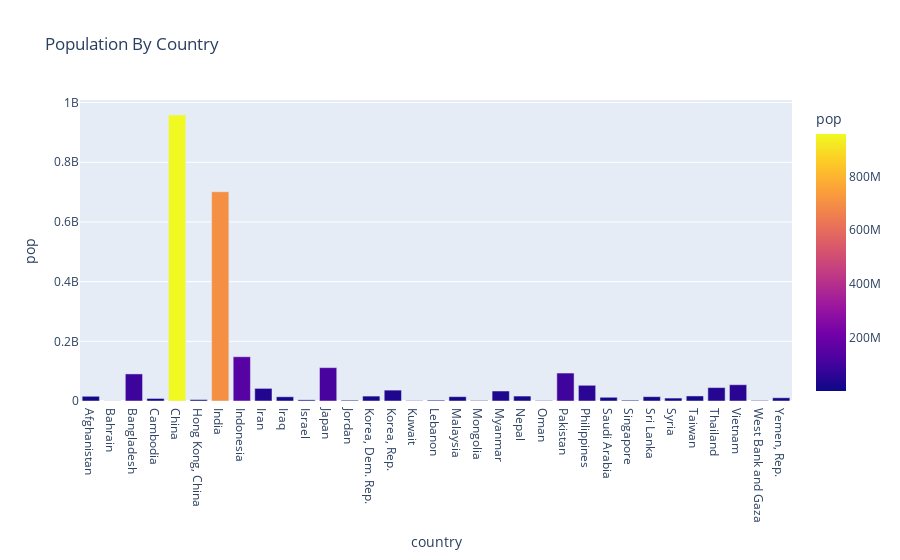

Notebook cell for this chart:
### Markdown cell above
### Asia

### Code cell
asia_population_by_country = get_population_mean_by_country(asia)
plot_and_show_population_mean_by_country(asia_population_by_country)

### Figure 1 — Plotly figure (JSON) as saved in the notebook; plotly's stock layout.template omitted (floating-point values rounded to 4 significant figures)
{"data": [{"alignmentgroup": "True", "hovertemplate": "country=%{x}<br>pop=%{marker.color}<extra></extra>", "legendgroup": "", "marker": {"color": [15820000.0, 373900.0, 90760000.0, 8510000.0, 958200000.0, 4792000.0, 701100000.0, 148300000.0, 42300000.0, 14190000.0, 3846000.0, 111758808, 2668000.0, 16450000.0, 36500000.0, 1206000.0, 2782000.0, 14570000.0, 1735000.0, 33430000.0, 16550000.0, 1438000.0, 93680000.0, 52640000.0, 12478368, 2668000.0, 14550000.0, 9865000.0, 16870000.0, 44960000.0, 54570000.0, 1849000.0, 10840000.0], "coloraxis": "coloraxis", "pattern": {"shape": ""}}, "name": "", "offsetgroup": "", "orientation": "v", "showlegend": false, "textposition": "auto", "type": "bar", "x": ["Afghanistan", "Bahrain", "Bangladesh", "Cambodia", "China", "Hong Kong, China", "India", "Indonesia", "Iran", "Iraq", "Israel", "Japan", "Jordan", "Korea, Dem. Rep.", "Korea, Rep.", "Kuwait", "Lebanon", "Malaysia", "Mongolia", "Myanmar", "Nepal", "Oman", "Pakistan", "Philippines", "Saudi Arabia", "Singapore", "Sri Lanka", "Syria", "Taiwan", "Thailand", "Vietnam", "West Bank and Gaza", "Yemen, Rep."], "xaxis": "x", "y": [15820000.0, 373900.0, 90760000.0, 8510000.0, 958200000.0, 4792000.0, 701100000.0, 148300000.0, 42300000.0, 14190000.0, 3846000.0, 111758808, 2668000.0, 16450000.0, 36500000.0, 1206000.0, 2782000.0, 14570000.0, 1735000.0, 33430000.0, 16550000.0, 1438000.0, 93680000.0, 52640000.0, 12478368, 2668000.0, 14550000.0, 9865000.0, 16870000.0, 44960000.0, 54570000.0, 1849000.0, 10840000.0], "yaxis": "y"}], "layout": {"barmode": "relative", "coloraxis": {"colorbar": {"title": {"text": "pop"}}, "colorscale": [[0, "#0d0887"], [0.1111, "#46039f"], [0.2222, "#7201a8"], [0.3333, "#9c179e"], [0.4444, "#bd3786"], [0.5556, "#d8576b"], [0.6667, "#ed7953"], [0.7778, "#fb9f3a"], [0.8889, "#fdca26"], [1, "#f0f921"]]}, "legend": {"tracegroupgap": 0}, "title": {"text": "Population By Country"}, "xaxis": {"anchor": "y", "domain": [0, 1], "title": {"text": "country"}}, "yaxis": {"anchor": "x", "domain": [0, 1], "title": {"text": "pop"}}}}
